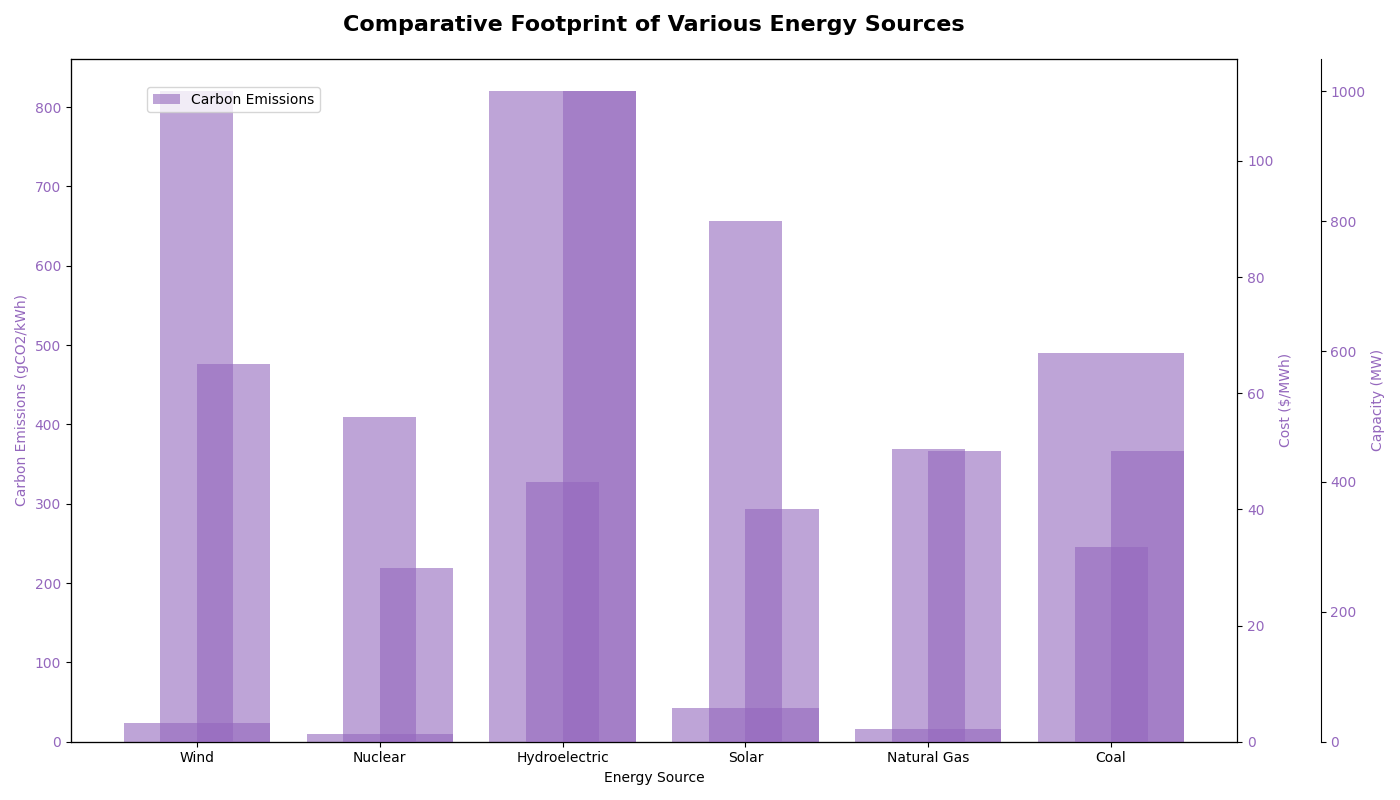

Write the Python code that produced this figure.
import matplotlib.pyplot as plt

energy_sources = ['Wind', 'Nuclear', 'Hydroelectric', 'Solar', 'Natural Gas', 'Coal']
carbon_emissions = [24, 10, 820, 43, 16, 490]  # Randomly shuffled
cost = [65, 30, 112, 40, 50, 50]  # Randomly shuffled
capacity = [1000, 500, 400, 800, 450, 300]  # Randomly shuffled

fig, ax1 = plt.subplots(figsize=(14, 8))

single_color = 'tab:purple'
ax1.set_xlabel('Energy Source')
ax1.set_ylabel('Carbon Emissions (gCO2/kWh)', color=single_color)
ax1.bar(energy_sources, carbon_emissions, color=single_color, alpha=0.6, label='Carbon Emissions')
ax1.tick_params(axis='y', labelcolor=single_color)

ax2 = ax1.twinx()
ax2.set_ylabel('Cost ($/MWh)', color=single_color)
ax2.bar(energy_sources, cost, color=single_color, alpha=0.6, width=0.4, align='edge')
ax2.tick_params(axis='y', labelcolor=single_color)

ax3 = ax1.twinx()
ax3.spines['right'].set_position(('outward', 60))
ax3.set_ylabel('Capacity (MW)', color=single_color)
ax3.bar(energy_sources, capacity, color=single_color, alpha=0.6, width=0.4, align='center')
ax3.tick_params(axis='y', labelcolor=single_color)

plt.title('Comparative Footprint of Various Energy Sources', fontsize=16, fontweight='bold', pad=20)
fig.tight_layout()

fig.legend(loc='upper left', bbox_to_anchor=(0.1, 0.9))

plt.show()
